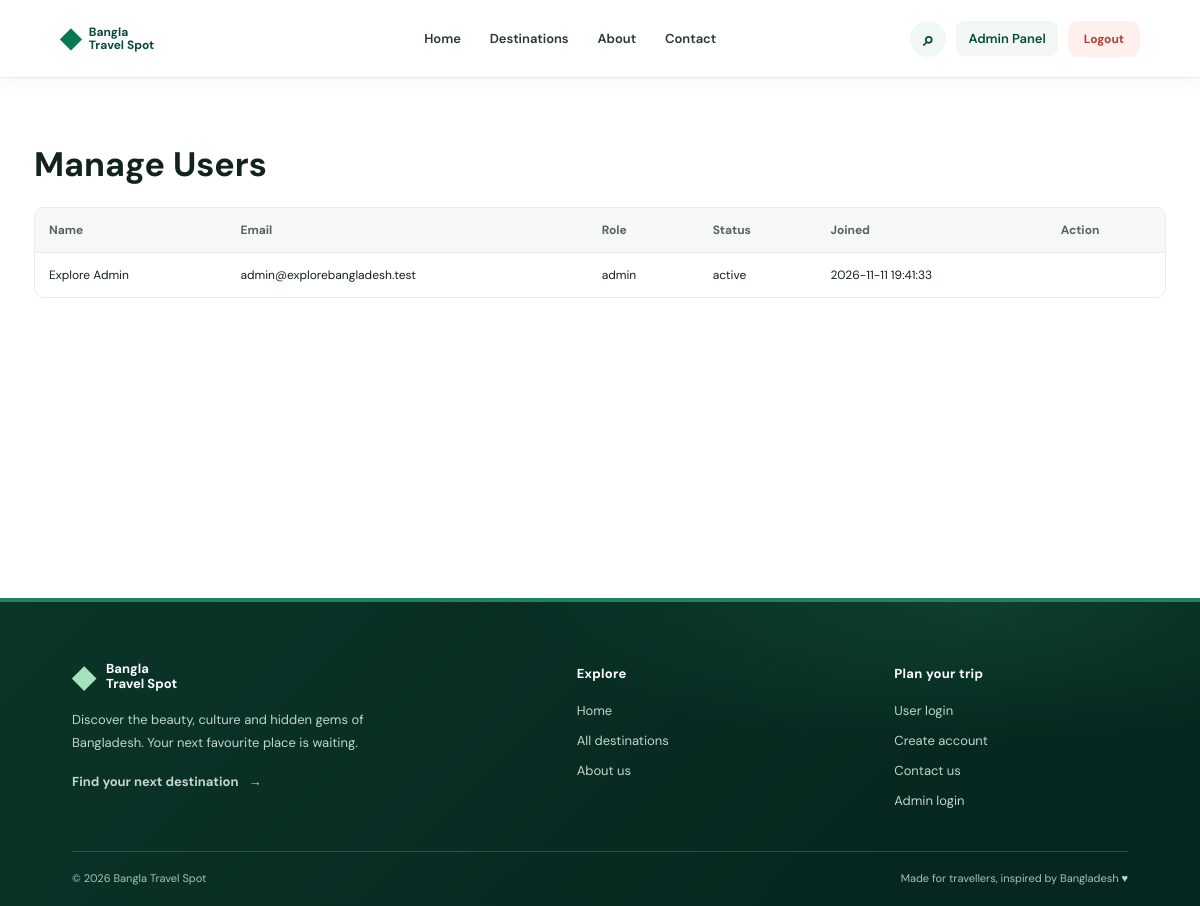
The page /admin/users.php (signed in) on the database its author committed.
### tables this page shows
CREATE TABLE users (
 id BIGINT UNSIGNED AUTO_INCREMENT PRIMARY KEY,
 name VARCHAR(120) NOT NULL,
 email VARCHAR(190) NOT NULL UNIQUE,
 password VARCHAR(255) NOT NULL,
 role ENUM('user','admin') NOT NULL DEFAULT 'user',
 status ENUM('active','blocked') NOT NULL DEFAULT 'active',
 created_at TIMESTAMP DEFAULT CURRENT_TIMESTAMP
);

### includes/functions.php (called while the page is built, shortened)
<?php
function e($v){return htmlspecialchars((string)$v,ENT_QUOTES,'UTF-8');}

### admin/users.php (the view)
<?php require_once '../includes/functions.php';require_admin();if(isset($_GET['toggle'])){$id=(int)$_GET['toggle'];if($id!==user()['id'])$pdo->prepare("UPDATE users SET status=IF(status='active','blocked','active') WHERE id=?")->execute([$id]);redirect('admin/users.php');}$rows=$pdo->query('SELECT id,name,email,role,status,created_at FROM users ORDER BY created_at DESC')->fetchAll();$page_title='Manage Users';require '../includes/header.php';?><section class="section"><h1>Manage Users</h1><div class="table-wrap"><table><thead><tr><th>Name</th><th>Email</th><th>Role</th><th>Status</th><th>Joined</th><th>Action</th></tr></thead><tbody><?php foreach($rows as $u):?><tr><td><?=e($u['name'])?></td><td><?=e($u['email'])?></td><td><?=e($u['role'])?></td><td><?=e($u['status'])?></td><td><?=e($u['created_at'])?></td><td><?php if($u['id']!==user()['id']):?><a class="btn btn-outline btn-small" href="?toggle=<?=$u['id']?>"><?=$u['status']==='active'?'Block':'Activate'?></a><?php endif;?></td></tr><?php endforeach;?></tbody></table></div></section><?php require '../includes/footer.php';?>

### assets/css/style.css (style rules this page uses)
:root { --green:#08794e;--deep:#064b39;--mint:#e9f5ef;--ink:#14221e;--muted:#718079;--line:#e6ece8;--red:#df4b4b;--shadow:0 12px 35px rgba(14,45,32,.08) }
* { box-sizing:border-box }
html { scroll-behavior:smooth }
body { margin:0;font-family:'DM Sans',sans-serif;color:var(--ink);background:#fff }
.section { max-width:1180px;margin:0 auto;padding:64px 24px }
.section h1 { font-size:34px;margin:0 0 12px }
.table-wrap { overflow:auto;border:1px solid var(--line);border-radius:10px;margin:20px 0 }
table { width:100%;border-collapse:collapse;min-width:650px }
th,td { text-align:left;padding:14px;border-bottom:1px solid var(--line);font-size:12px }
th { background:#f5f8f6;color:#56645c }
tr:last-child td { border-bottom:0 }

### rows shown on the page
users: name "Explore Admin", email "admin@explorebangladesh.test", role "admin", status "active", created_at "2026-11-11 19:41:33"
